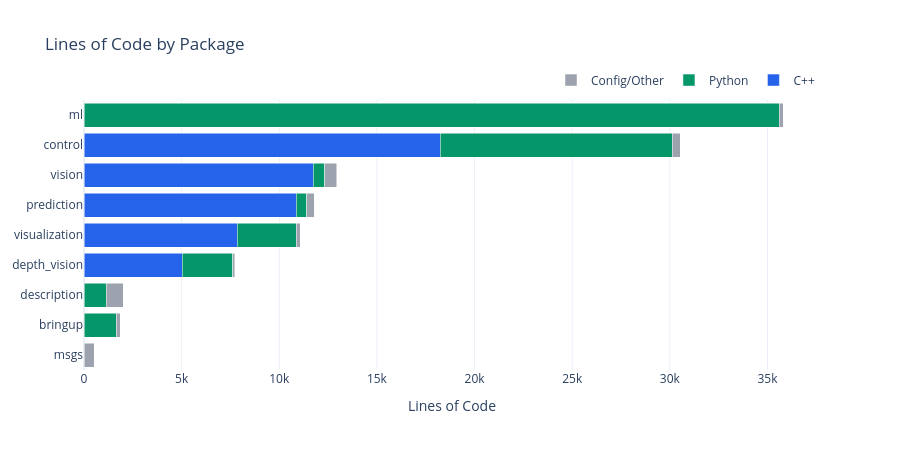

The notebook cell this image was saved under:
### Markdown cell above
---
## Section 4: Top-Down Analysis — Codebase Composition

### Code cell
# LOC by package (from actual file counts)
import glob as glob_mod

packages = [
    'vision', 'control', 'prediction',
    'depth_vision', 'msgs', 'bringup',
    'visualization', 'description', 'ml'
]

pkg_data = []
for pkg in packages:
    pkg_dir = os.path.join(REPO_DIR, 'src', 'robotics_project', pkg)
    if not os.path.exists(pkg_dir):
        continue
    
    cpp_loc = 0
    py_loc = 0
    other_loc = 0
    
    for root, dirs, files in os.walk(pkg_dir):
        for f in files:
            fpath = os.path.join(root, f)
            try:
                with open(fpath, 'r', errors='ignore') as fh:
                    loc = sum(1 for _ in fh)
            except:
                continue
            
            if f.endswith(('.cpp', '.hpp', '.h')):
                cpp_loc += loc
            elif f.endswith('.py'):
                py_loc += loc
            elif f.endswith(('.yaml', '.yml', '.xml', '.urdf', '.xacro', '.msg', '.srv', '.action', '.launch.py')):
                # .launch.py counted as Python
                if f.endswith('.launch.py'):
                    py_loc += loc
                else:
                    other_loc += loc
    
    pkg_data.append({
        'package': pkg.replace('robotics_project_', ''),
        'C++': cpp_loc,
        'Python': py_loc,
        'Config/Other': other_loc,
        'total': cpp_loc + py_loc + other_loc,
    })

pkg_df = pd.DataFrame(pkg_data).sort_values('total', ascending=True)

# Horizontal bar chart: LOC by package split by language
fig = go.Figure()
fig.add_trace(go.Bar(
    y=pkg_df['package'], x=pkg_df['C++'],
    name='C++', orientation='h',
    marker_color='#2563EB'
))
fig.add_trace(go.Bar(
    y=pkg_df['package'], x=pkg_df['Python'],
    name='Python', orientation='h',
    marker_color='#059669'
))
fig.add_trace(go.Bar(
    y=pkg_df['package'], x=pkg_df['Config/Other'],
    name='Config/Other', orientation='h',
    marker_color='#9CA3AF'
))
fig.update_layout(
    title='Lines of Code by Package',
    xaxis_title='Lines of Code',
    barmode='stack',
    height=450,
    legend=dict(orientation='h', yanchor='bottom', y=1.02, xanchor='right', x=1),
)
fig.show()

### Figure 1 — Plotly figure (JSON) as saved in the notebook; plotly's stock layout.template omitted (floating-point values rounded to 4 significant figures)
{"data": [{"marker": {"color": "#2563EB"}, "name": "C++", "orientation": "h", "type": "bar", "x": [0, 0, 0, 5036, 7859, 10866, 11729, 18232, 0], "y": ["msgs", "bringup", "description", "depth_vision", "visualization", "prediction", "vision", "control", "ml"]}, {"marker": {"color": "#059669"}, "name": "Python", "orientation": "h", "type": "bar", "x": [0, 1647, 1127, 2571, 3012, 530, 595, 11901, 35611], "y": ["msgs", "bringup", "description", "depth_vision", "visualization", "prediction", "vision", "control", "ml"]}, {"marker": {"color": "#9CA3AF"}, "name": "Config/Other", "orientation": "h", "type": "bar", "x": [518, 214, 875, 109, 191, 384, 619, 393, 195], "y": ["msgs", "bringup", "description", "depth_vision", "visualization", "prediction", "vision", "control", "ml"]}], "layout": {"barmode": "stack", "height": 450, "legend": {"orientation": "h", "x": 1, "xanchor": "right", "y": 1.02, "yanchor": "bottom"}, "title": {"text": "Lines of Code by Package"}, "xaxis": {"title": {"text": "Lines of Code"}}}}
